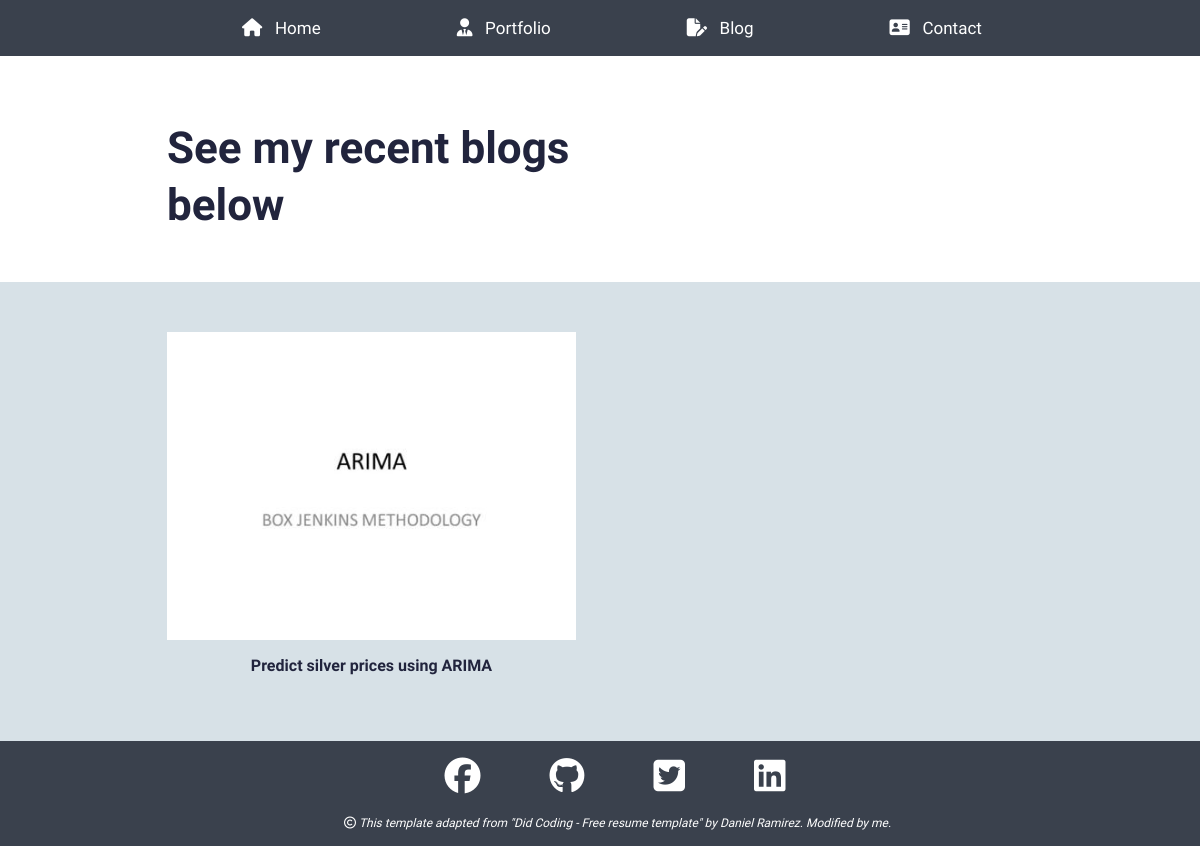
Screenshot of /blog/ with the database file from the repository.
### main/models.py (models this page shows, shortened)
class Blog(models.Model):
    class Meta:
        verbose_name_plural = 'Blog Profiles'
        verbose_name = 'Blog'
        ordering = ["timestamp"]
    timestamp = models.DateTimeField(auto_now_add=True)
    author = models.CharField(max_length=200, blank=True, null=True)
    name = models.CharField(max_length=200, blank=True, null=True)
    description = models.CharField(max_length=500, blank=True, null=True)
    body = RichTextField(blank=True, null=True)
    image = models.ImageField(blank=True, null=True, upload_to="blog")
    slug = models.SlugField(null=True, blank=True)
    is_active = models.BooleanField(default=True)

### main/views.py (the view)
# urls.py: path('blog/', views.BlogView.as_view(), name="blogs"),
class BlogView(generic.ListView):
    model = Blog
    template_name = "main/blog.html"
    paginate_by = 10
    def get_queryset(self):
        return super().get_queryset().filter(is_active=True)

### resume_demo/context_processors.py (called while the page is built)
def project_context(request):
    context = {
        'me': User.objects.first(),
    }
    return context

### main/templates/main/blog.html (shortened to what this page needs)
{% extends 'main/base.html' %}
{% load static %}
{% block content %}
<section>
  <div class="innerPageBannerCol">
    <div class="container">
      <div class="row g-4 g-md-3  align-items-center">
        <div class="col-md-6">
          <div class="bannerContent">
            <h1 class="xlTitle pb-md-3">See my recent blogs below</h1>
          </div>
        </div>
      </div>
    </div>
  </div>
</section>
<section>
  <div class="lightBg mt-4">
    <div class="container">
      <div class="portfolioContentMain">
        <div class="row g-3 g-md-4 g-lg-5 portfolioRow">
          {% for obj in object_list %}
          <div class="col-md-6 pColMain">
            <div class="pCol">
              <a href="{% url 'main:blog' slug=obj.slug %}">
                <img src="{{obj.image.url}}" alt="..." class="pImg">
                <p class="text-center mt-3" style="font-weight: 600;">{{obj.name}}</p>
              </a>
            </div>
          </div>
          {% endfor %}
        </div>
      </div>
    </div>
  </div>
</section>
{%endblock%}

### static/css/style.css (style rules this page uses)
:root { --primaryColor: #9C07B6; --primaryDarkColor: #3D0048; --primaryHoverColor: #900AA8; --secondaryColor: #F9B000; --baseColor: #21243D; --baseFont: 'Heebo', sans-serif; --titleFont: 'Courier Prime', monospace; --regular: 400; --medium: 500; --bold: 700; --black: 900; --lightBg: #b1c4d182; }
html { scroll-behavior: smooth; }
body { font-family: var(--baseFont); color: var(--baseColor); line-height: normal; animation: scaleAnim 0.6s ease-in-out; animation-delay: -0.5ms; transition: 0.3s; }
img { max-width: 100%; }
a { color: inherit; }
a, .btn { -webkit-transition: all 300ms ease-in-out 0s; -o-transition: all 300ms ease-in-out 0s; transition: all 300ms ease-in-out 0s; text-decoration: none; }
.lightBg { background-color: var(--lightBg); }
.xlTitle { font-size: 44px; line-height: 1.3; font-weight: var(--bold); font-family: var(--titleFont) }
.innerPageBannerCol { padding-top: 120px; }
.portfolioContentMain { position: relative; z-index: 1; padding: 50px 0 ; }
.pCol { height: 100%; }
.pImg { width: 100%; }
@media (min-width:992px) { .container, .container-lg, .container-md, .container-sm, .container-xl, .container-xxl { max-width: 890px; } }

### rows the page displays
Blog: image (picture), name "Predict silver prices using ARIMA"
